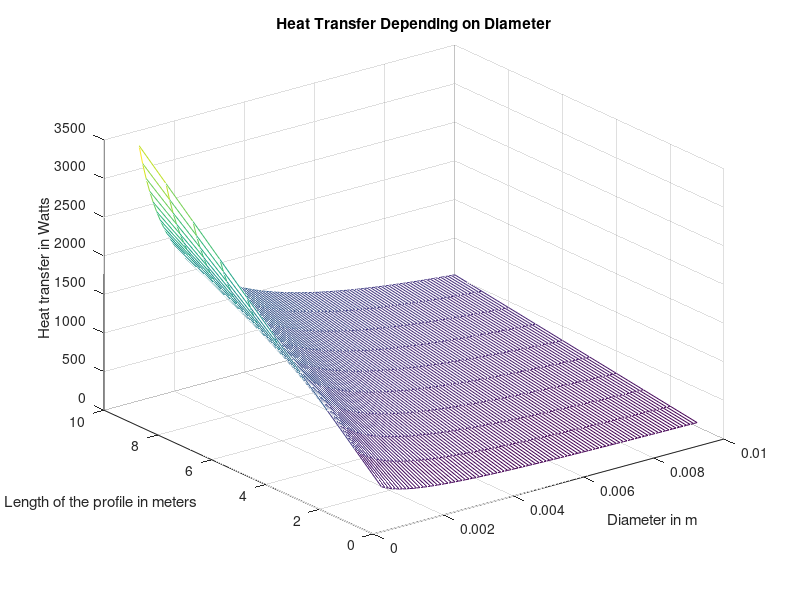

This figure's MATLAB source:
% Program for calculating heat transfer in a smooth pipe 
% Author Tedros Tesfaab
% Date 18.11.2022
% Refrigerant: R4077C

%% Material Properies
Pr = 3.115;
Rho = 1/(0.84*10^-3);           % kg/m^3
eta = 0.213*10^-3;              % Ns/m^2
lambda = 0.094;                 % W/mK


%% Geometric Properties
L = 1:1:10;
L_max = numel(L);
%di = input("Inner Diameter on mm ");
di = 1:0.1:10;
di = di * 10^-3; % di in meters
di_max = numel(di);
[di,L] = meshgrid(di,L)
A_sa = pi .* di.^2/4;             % flow surface area
A_ca = pi .* di.* L          % Circumference Area for heat transfer

%% Process Quantities
M = 0.03;                      % Kg/s
V = M./(A_sa .*Rho);             % Velocity
Re = Rho .* di.* V./ eta;        %Reynolds Number
DeltaT = 2;                    % 2 Kelvin Temprature difference


%% Calculation loop for heat transfer
for i= 1: L_max
for j= 1: di_max
switch true
    case Re(i,j) > 10000
    Nu(i,j) = 0.024*Re(i,j)^0.8 * Pr^(1/3);

    case (Re(i,j) < 10000) & (Re(i,j) > 2300)
    Xi(i,j) = (1.8*log10(Re(i,j))- 1.5)^-2;
    Nu(i,j) = (Xi(i,j)/8*Re(i,j)*Pr)/(1+12.7*(Xi(i,j)/8)^(0.5)*(Pr^(2/3)-1))*(1+(di(i,j)/L)^(2/3));

    case Re(i,j) < 2300
    X(i,j) = L/(di(i,j) *Re(i,j) *Pr);
    Nu_O(i,j) = 3.657/(tanh(2.264*X(i,j)^(1/3) +1.7*X(i,j)^(2/3))) +0.0499/X(i,j)*tanh(X(i,j));
    Nu(i,j) = Nu_O(i,j)*1/(tanh(2.43*Pr^(1/6)*X(i,j)^6));
end
    
alpha(i,j) = Nu(i,j)*lambda/di(i,j);      % W/m^2K
Q(i,j) =alpha(i,j)*A_ca(i,j)*DeltaT      % W

end   
end

mesh(di,L,Q)
xlabel("Diameter in m")
ylabel("Length of the profile in meters")
zlabel("Heat transfer in Watts")
title("Heat Transfer Depending on Diameter")



